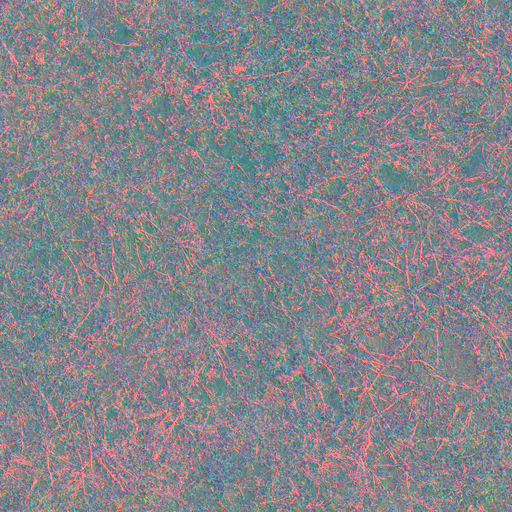
#> input picture assets/ground/sparse_grass.png, 512 x 512 px, given in place of leafy_grass_diff_1k.jpg, which was not available
$ python make_ground.py
#> lines starting #> are read from the running program, lines starting #| are printed output that depends on the picture
"""Pack the Poly Haven ground textures into game-ready files in assets/ground/.
Run from app/:  python3 -P source_assets/polyhaven/make_ground.py
One RGBA file per surface (the engine has few texture slots):
  R = brightness grain around mid grey (linear brightness x occlusion / its average * 0.5)
  G,B = normal x,y (OpenGL convention)     A = roughness
The field colour itself comes from the site's ground map; these add the grain."""
import os
from PIL import Image, ImageStat, ImageChops
here = os.path.dirname(os.path.abspath(__file__))
out = os.path.join(here, "../../assets/ground")
SIZE = 512
for name in ["leafy_grass", "sparse_grass", "farm_soil", "dry_mud_field_001", "gravel_road"]:
    d = os.path.join(here, name)
    op = lambda kind: Image.open(os.path.join(d, f"{name}_{kind}_1k.jpg")).convert("RGB").resize((SIZE, SIZE), Image.LANCZOS)
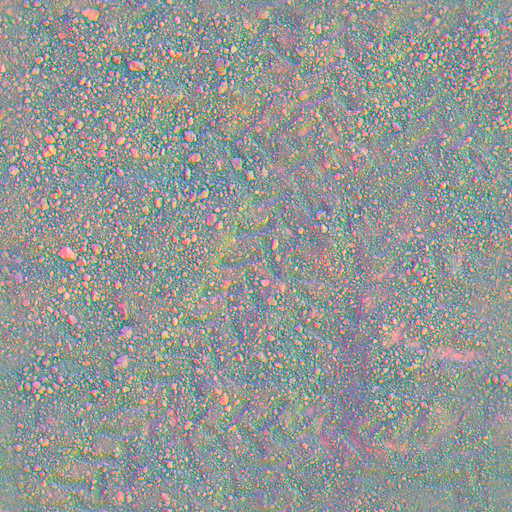
#> input picture assets/ground/dry_mud_field_001.png, 512 x 512 px, given in place of leafy_grass_nor_gl_1k.jpg, which was not available
    diff, nor, arm = op("diff"), op("nor_gl"), op("arm")
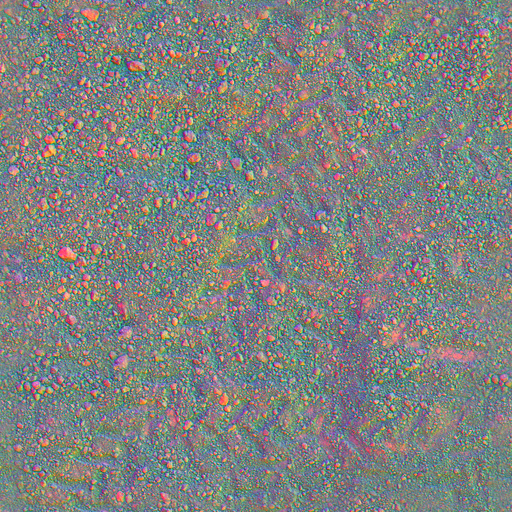
#> nor: PIL image 512x512 RGB; mean R, G, B 127.1, 129.8, 127
    ao, rough, _ = arm.split()
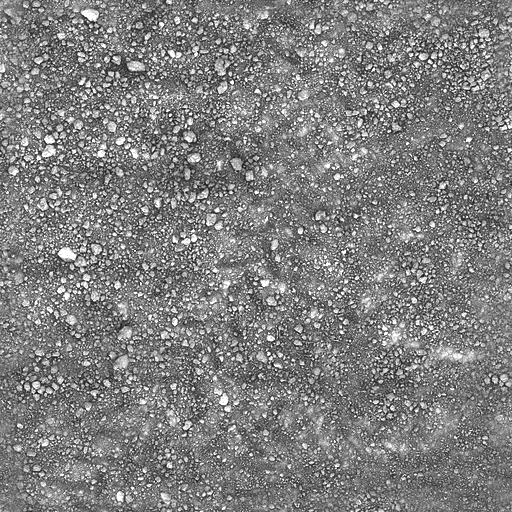
#> ao: PIL image 512x512 L; min 12, max 255, mean 127.1
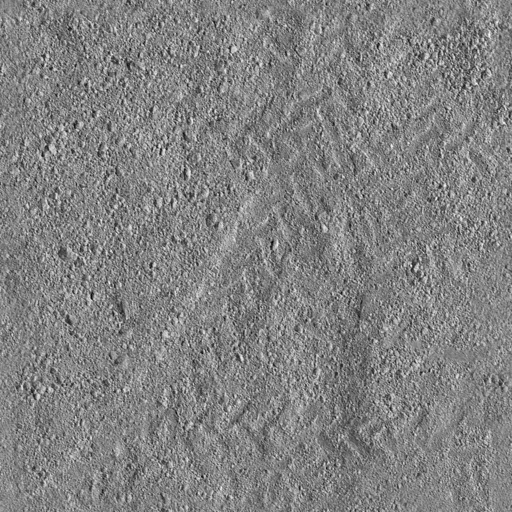
#> rough: PIL image 512x512 L; min 3, max 250, mean 129.8
    lum = diff.convert("L").point(lambda v: int(((v / 255.0) ** 2.2) * 255 + 0.5))
    lum = ImageChops.multiply(lum, ao)
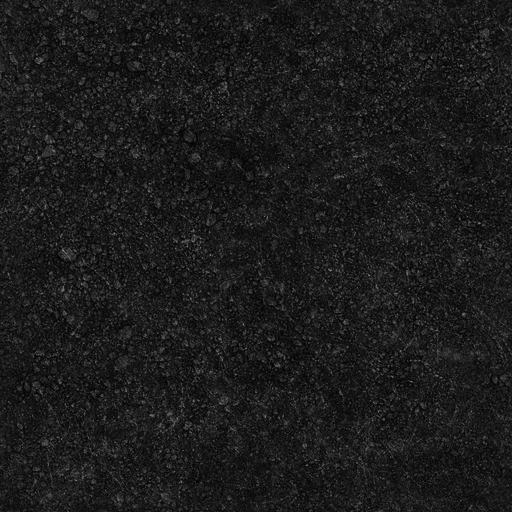
#> lum: PIL image 512x512 L; min 2, max 146, mean 27.5
    mean = max(ImageStat.Stat(lum).mean[0], 1.0)
#> mean = 27.55
    grain = lum.point(lambda v: max(0, min(255, int(v / mean * 127.5 + 0.5))))
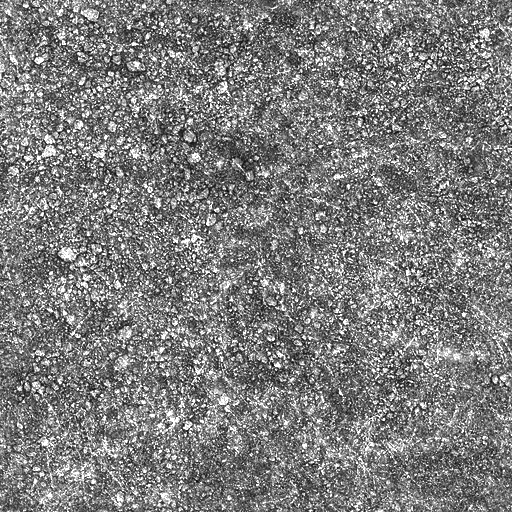
#> grain: PIL image 512x512 L; min 9, max 255, mean 124.9
    nx, ny, _ = nor.split()
    if ImageStat.Stat(rough).mean[0] < 20:  # this source ships an empty roughness channel: dry stone
        rough = Image.new("L", (SIZE, SIZE), 225)
    Image.merge("RGBA", (grain, nx, ny, rough)).save(os.path.join(out, name + ".png"), optimize=True)
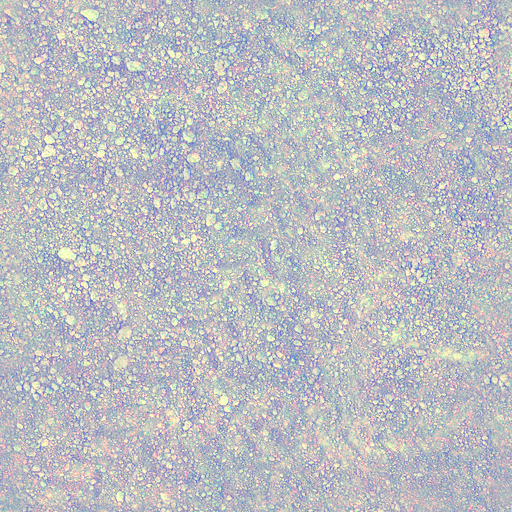
#> saved as leafy_grass.png: PIL image 512x512 RGBA; mean R, G, B, A 124.9, 127.1, 129.8, 129.8; transparent parts drawn white
    print(name, "mean", round(mean), "grain range", grain.getextrema(), "rough mean", round(ImageStat.Stat(rough).mean[0]))
#| leafy_grass mean 28 grain range (9, 255) rough mean 130
#> (the run stopped early here; a loop or call above may not have finished)
